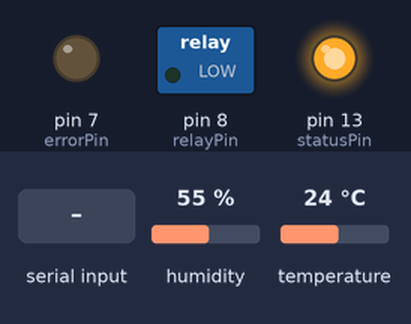
The sketch below on a simulated Arduino Uno, built with avr-gcc and run on an emulated ATmega328P. Shown: switched loads named in the sketch (green lamp = pin HIGH), output pins drawn as LEDs (lit = HIGH). Inputs (shaded band) come from the test bench; at power-on: humidity 55 %, temperature 24 °C. What the sketch prints to the serial monitor is not drawn.

Above: at 1.2 s.
1.3 s: "1\n" received over Serial
At 2.2 s:
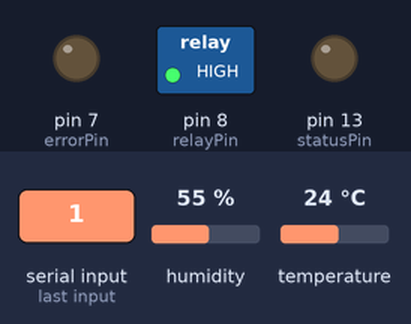
5.8 s: "0\n" received over Serial
At 6.8 s:
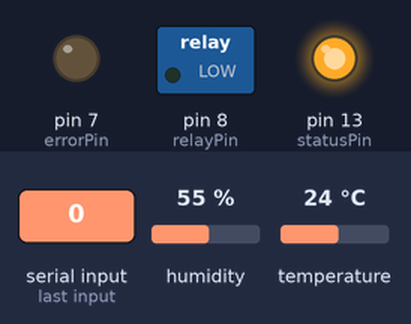
Timing chart, 0 to 8.3 s (numbered marks = the images above; inputs shaded):
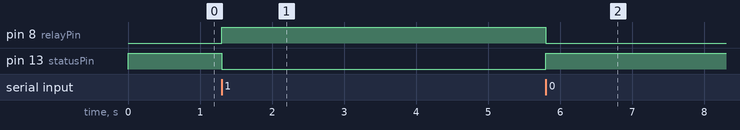

The sketch:

fanControl.ino
```cpp
#include <DHT.h>

#define DHTTYPE DHT22 // DHT 22 (AM2302)
#define relayPin 8
#define bounceInterval 5
#define statusPin 13
#define errorPin 7
#define DHTPIN 2 // Pin which is connected to the DHT sensor.


bool fanActive = true;
bool error = false;
float temperature;
float humidity;
unsigned long SensorMilliSecCount = millis();

DHT dht(DHTPIN, DHTTYPE);

void setup()
{
  Serial.begin(9600);
  pinMode(relayPin, OUTPUT);
  pinMode(errorPin, OUTPUT);
  pinMode(statusPin, OUTPUT);


  dht.begin();
}


void loop()
{

  if (fanActive) {
    digitalWrite(relayPin, LOW);
    digitalWrite(statusPin, HIGH);
  } else {
    if (!fanActive) {
      digitalWrite(relayPin, HIGH);
      digitalWrite(statusPin, LOW);
    } else {
      digitalWrite(errorPin, HIGH);
      Serial.println("ERROR");
    }
  }
  updateStatus();

}

char piSignal;
/*
   reads out sensors and serial line.
   Sends information back to pi if requested
*/
void updateStatus() {

  while (Serial.available() != 0) {
    piSignal = Serial.read();
  }

  switch (piSignal) {

    case '0':
      fanActive = true;
      break;
    case '1':
      fanActive = false;
      break;
    case '2':
      sendStatus();
      break;
    case '3':
      sendVerboseStatus();
    case 'x':
      //nothing received, do nothing
      break;
    default:
      Serial.print("received: ");
      Serial.println(piSignal);
  }

  piSignal = 'x';

  readDHT();
}

void sendVerboseStatus() {
  Serial.println();
  Serial.print("fanActive:");
  Serial.println(fanActive);
  Serial.print("error:");
  Serial.println(error);
  Serial.print("temperature:");
  Serial.println(temperature);
  Serial.print("humidity:");
  Serial.println(humidity);
  Serial.println();
}

//It is a bit dirty to convert evyrithing to a char first, but it will do for now.
void sendStatus() {
  Serial.print('U'); //indicate to raspberry that you are going te do an update
  Serial.print(fanActive);
  Serial.print(',');
  Serial.print(error);
  Serial.print(',');
  Serial.print(temperature);
  Serial.print(',');
  Serial.print(humidity);
  Serial.print('\n');
}

void readDHT() {
//  self implemented non-blocking timer)
  if (SensorMilliSecCount + 1000 < millis()) {
    humidity = dht.readHumidity();
    temperature = dht.readTemperature();
  }

}
```

Measured:
- after the input at 1.3 s, pin 8 (relayPin): LOW → HIGH at once; pin 13 (statusPin): HIGH → LOW at once
- after the input at 5.8 s, pin 8 (relayPin): HIGH → LOW at once; pin 13 (statusPin): LOW → HIGH at once
